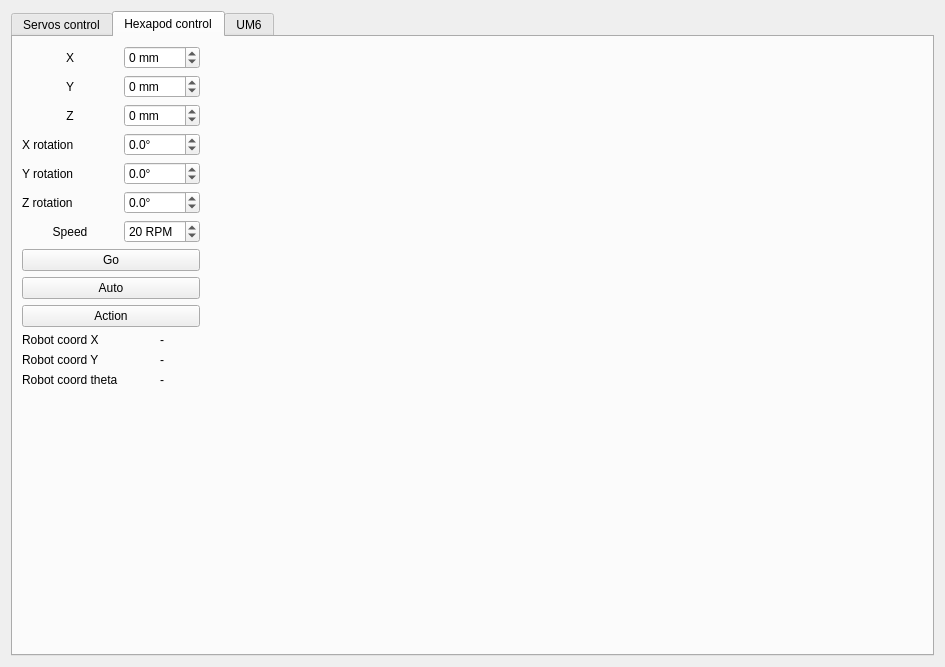
<?xml version="1.0" encoding="UTF-8"?>
<ui version="4.0">
 <class>AX12Playground</class>
 <widget class="QDialog" name="AX12Playground">
  <property name="geometry">
   <rect>
    <x>0</x>
    <y>0</y>
    <width>945</width>
    <height>667</height>
   </rect>
  </property>
  <property name="windowTitle">
   <string>AX-12 Playground</string>
  </property>
  <layout class="QVBoxLayout" name="verticalLayout_2">
   <item>
    <widget class="QTabWidget" name="tabWidget">
     <property name="currentIndex">
      <number>1</number>
     </property>
     <widget class="QWidget" name="tabServosControl">
      <attribute name="title">
       <string>Servos control</string>
      </attribute>
      <layout class="QGridLayout" name="gridLayout_5">
       <item row="0" column="2">
        <widget class="QSpinBox" name="sbSpeed">
         <property name="suffix">
          <string> RPM</string>
         </property>
         <property name="maximum">
          <number>59</number>
         </property>
         <property name="singleStep">
          <number>5</number>
         </property>
         <property name="value">
          <number>50</number>
         </property>
        </widget>
       </item>
       <item row="0" column="5">
        <widget class="QPushButton" name="btnSendAll">
         <property name="text">
          <string>Send all</string>
         </property>
         <property name="default">
          <bool>true</bool>
         </property>
        </widget>
       </item>
       <item row="0" column="3">
        <widget class="QLabel" name="lblMaxTorque">
         <property name="text">
          <string>Max Torque</string>
         </property>
        </widget>
       </item>
       <item row="0" column="1">
        <widget class="QLabel" name="lblSpeed">
         <property name="text">
          <string>Speed</string>
         </property>
         <property name="alignment">
          <set>Qt::AlignCenter</set>
         </property>
        </widget>
       </item>
       <item row="0" column="4">
        <widget class="QSpinBox" name="sbMaxTorque">
         <property name="suffix">
          <string> %</string>
         </property>
         <property name="maximum">
          <number>100</number>
         </property>
         <property name="singleStep">
          <number>5</number>
         </property>
         <property name="value">
          <number>100</number>
         </property>
        </widget>
       </item>
       <item row="3" column="0" colspan="6">
        <layout class="QGridLayout" name="gridLayout_3">
         <property name="horizontalSpacing">
          <number>-1</number>
         </property>
         <property name="verticalSpacing">
          <number>0</number>
         </property>
         <item row="1" column="0">
          <widget class="QLabel" name="lblServo1">
           <property name="font">
            <font>
             <weight>75</weight>
             <bold>true</bold>
             <underline>false</underline>
            </font>
           </property>
           <property name="text">
            <string>1</string>
           </property>
           <property name="alignment">
            <set>Qt::AlignCenter</set>
           </property>
          </widget>
         </item>
         <item row="1" column="3">
          <widget class="QSpinBox" name="sbPosition1">
           <property name="suffix">
            <string>°</string>
           </property>
           <property name="maximum">
            <number>300</number>
           </property>
           <property name="singleStep">
            <number>5</number>
           </property>
           <property name="value">
            <number>150</number>
           </property>
          </widget>
         </item>
         <item row="2" column="0">
          <widget class="QLabel" name="lblServo2">
           <property name="font">
            <font>
             <weight>75</weight>
             <bold>true</bold>
             <underline>false</underline>
            </font>
           </property>
           <property name="text">
            <string>2</string>
           </property>
           <property name="alignment">
            <set>Qt::AlignCenter</set>
           </property>
          </widget>
         </item>
         <item row="3" column="0">
          <widget class="QLabel" name="lblServo3">
           <property name="font">
            <font>
             <weight>75</weight>
             <bold>true</bold>
             <underline>false</underline>
            </font>
           </property>
           <property name="text">
            <string>3</string>
           </property>
           <property name="alignment">
            <set>Qt::AlignCenter</set>
           </property>
          </widget>
         </item>
         <item row="2" column="3">
          <widget class="QSpinBox" name="sbPosition2">
           <property name="suffix">
            <string>°</string>
           </property>
           <property name="maximum">
            <number>300</number>
           </property>
           <property name="singleStep">
            <number>5</number>
           </property>
           <property name="value">
            <number>150</number>
           </property>
          </widget>
         </item>
         <item row="3" column="3">
          <widget class="QSpinBox" name="sbPosition3">
           <property name="suffix">
            <string>°</string>
           </property>
           <property name="maximum">
            <number>300</number>
           </property>
           <property name="singleStep">
            <number>5</number>
           </property>
           <property name="value">
            <number>150</number>
           </property>
          </widget>
         </item>
         <item row="1" column="4">
          <widget class="QPushButton" name="btnSend1">
           <property name="text">
            <string>Go</string>
           </property>
          </widget>
         </item>
         <item row="2" column="4">
          <widget class="QPushButton" name="btnSend2">
           <property name="text">
            <string>Go</string>
           </property>
          </widget>
         </item>
         <item row="3" column="4">
          <widget class="QPushButton" name="btnSend3">
           <property name="text">
            <string>Go</string>
           </property>
          </widget>
         </item>
         <item row="0" column="3">
          <widget class="QLabel" name="lblGoalPosition">
           <property name="font">
            <font>
             <weight>75</weight>
             <bold>true</bold>
            </font>
           </property>
           <property name="text">
            <string>Goal Position</string>
           </property>
           <property name="alignment">
            <set>Qt::AlignCenter</set>
           </property>
          </widget>
         </item>
         <item row="0" column="1">
          <widget class="QLabel" name="lblCurrentPosition">
           <property name="font">
            <font>
             <weight>75</weight>
             <bold>true</bold>
            </font>
           </property>
           <property name="text">
            <string>Current Position</string>
           </property>
           <property name="alignment">
            <set>Qt::AlignCenter</set>
           </property>
          </widget>
         </item>
         <item row="0" column="2">
          <widget class="QLabel" name="lblCurrentLoad">
           <property name="font">
            <font>
             <weight>75</weight>
             <bold>true</bold>
            </font>
           </property>
           <property name="text">
            <string>Current Load</string>
           </property>
           <property name="alignment">
            <set>Qt::AlignCenter</set>
           </property>
          </widget>
         </item>
         <item row="4" column="0">
          <widget class="QLabel" name="label_3">
           <property name="font">
            <font>
             <weight>75</weight>
             <bold>true</bold>
             <underline>false</underline>
            </font>
           </property>
           <property name="text">
            <string>4</string>
           </property>
           <property name="alignment">
            <set>Qt::AlignCenter</set>
           </property>
          </widget>
         </item>
         <item row="5" column="0">
          <widget class="QLabel" name="label_4">
           <property name="font">
            <font>
             <weight>75</weight>
             <bold>true</bold>
             <underline>false</underline>
            </font>
           </property>
           <property name="text">
            <string>5</string>
           </property>
           <property name="alignment">
            <set>Qt::AlignCenter</set>
           </property>
          </widget>
         </item>
         <item row="6" column="0">
          <widget class="QLabel" name="label_5">
           <property name="font">
            <font>
             <weight>75</weight>
             <bold>true</bold>
             <underline>false</underline>
            </font>
           </property>
           <property name="text">
            <string>6</string>
           </property>
           <property name="alignment">
            <set>Qt::AlignCenter</set>
           </property>
          </widget>
         </item>
         <item row="7" column="0">
          <widget class="QLabel" name="label_6">
           <property name="font">
            <font>
             <weight>75</weight>
             <bold>true</bold>
             <underline>false</underline>
            </font>
           </property>
           <property name="text">
            <string>7</string>
           </property>
           <property name="alignment">
            <set>Qt::AlignCenter</set>
           </property>
          </widget>
         </item>
         <item row="8" column="0">
          <widget class="QLabel" name="label_7">
           <property name="font">
            <font>
             <weight>75</weight>
             <bold>true</bold>
             <underline>false</underline>
            </font>
           </property>
           <property name="text">
            <string>8</string>
           </property>
           <property name="alignment">
            <set>Qt::AlignCenter</set>
           </property>
          </widget>
         </item>
         <item row="9" column="0">
          <widget class="QLabel" name="label_8">
           <property name="font">
            <font>
             <weight>75</weight>
             <bold>true</bold>
             <underline>false</underline>
            </font>
           </property>
           <property name="text">
            <string>9</string>
           </property>
           <property name="alignment">
            <set>Qt::AlignCenter</set>
           </property>
          </widget>
         </item>
         <item row="10" column="0">
          <widget class="QLabel" name="label_9">
           <property name="font">
            <font>
             <weight>75</weight>
             <bold>true</bold>
             <underline>false</underline>
            </font>
           </property>
           <property name="text">
            <string>10</string>
           </property>
           <property name="alignment">
            <set>Qt::AlignCenter</set>
           </property>
          </widget>
         </item>
         <item row="11" column="0">
          <widget class="QLabel" name="lbl11">
           <property name="font">
            <font>
             <weight>75</weight>
             <bold>true</bold>
             <underline>false</underline>
            </font>
           </property>
           <property name="text">
            <string>11</string>
           </property>
           <property name="alignment">
            <set>Qt::AlignCenter</set>
           </property>
          </widget>
         </item>
         <item row="12" column="0">
          <widget class="QLabel" name="lbl12_2">
           <property name="font">
            <font>
             <weight>75</weight>
             <bold>true</bold>
             <underline>false</underline>
            </font>
           </property>
           <property name="text">
            <string>12</string>
           </property>
           <property name="alignment">
            <set>Qt::AlignCenter</set>
           </property>
          </widget>
         </item>
         <item row="13" column="0">
          <widget class="QLabel" name="lbl12">
           <property name="font">
            <font>
             <weight>75</weight>
             <bold>true</bold>
             <underline>false</underline>
            </font>
           </property>
           <property name="text">
            <string>13</string>
           </property>
           <property name="alignment">
            <set>Qt::AlignCenter</set>
           </property>
          </widget>
         </item>
         <item row="14" column="0">
          <widget class="QLabel" name="label_13">
           <property name="font">
            <font>
             <weight>75</weight>
             <bold>true</bold>
             <underline>false</underline>
            </font>
           </property>
           <property name="text">
            <string>14</string>
           </property>
           <property name="alignment">
            <set>Qt::AlignCenter</set>
           </property>
          </widget>
         </item>
         <item row="15" column="0">
          <widget class="QLabel" name="label_14">
           <property name="font">
            <font>
             <weight>75</weight>
             <bold>true</bold>
             <underline>false</underline>
            </font>
           </property>
           <property name="text">
            <string>15</string>
           </property>
           <property name="alignment">
            <set>Qt::AlignCenter</set>
           </property>
          </widget>
         </item>
         <item row="16" column="0">
          <widget class="QLabel" name="label_15">
           <property name="font">
            <font>
             <weight>75</weight>
             <bold>true</bold>
             <underline>false</underline>
            </font>
           </property>
           <property name="text">
            <string>16</string>
           </property>
           <property name="alignment">
            <set>Qt::AlignCenter</set>
           </property>
          </widget>
         </item>
         <item row="17" column="0">
          <widget class="QLabel" name="label_16">
           <property name="font">
            <font>
             <weight>75</weight>
             <bold>true</bold>
             <underline>false</underline>
            </font>
           </property>
           <property name="text">
            <string>17</string>
           </property>
           <property name="alignment">
            <set>Qt::AlignCenter</set>
           </property>
          </widget>
         </item>
         <item row="18" column="0">
          <widget class="QLabel" name="label_17">
           <property name="font">
            <font>
             <weight>75</weight>
             <bold>true</bold>
             <underline>false</underline>
            </font>
           </property>
           <property name="text">
            <string>18</string>
           </property>
           <property name="alignment">
            <set>Qt::AlignCenter</set>
           </property>
          </widget>
         </item>
         <item row="0" column="0">
          <widget class="QLabel" name="label_18">
           <property name="font">
            <font>
             <weight>75</weight>
             <bold>true</bold>
             <underline>false</underline>
            </font>
           </property>
           <property name="text">
            <string>Servo n°</string>
           </property>
           <property name="alignment">
            <set>Qt::AlignCenter</set>
           </property>
          </widget>
         </item>
         <item row="4" column="4">
          <widget class="QPushButton" name="btnSend4">
           <property name="text">
            <string>Go</string>
           </property>
          </widget>
         </item>
         <item row="4" column="3">
          <widget class="QSpinBox" name="sbPosition4">
           <property name="suffix">
            <string>°</string>
           </property>
           <property name="maximum">
            <number>300</number>
           </property>
           <property name="singleStep">
            <number>5</number>
           </property>
           <property name="value">
            <number>150</number>
           </property>
          </widget>
         </item>
         <item row="5" column="3">
          <widget class="QSpinBox" name="sbPosition5">
           <property name="suffix">
            <string>°</string>
           </property>
           <property name="maximum">
            <number>300</number>
           </property>
           <property name="singleStep">
            <number>5</number>
           </property>
           <property name="value">
            <number>150</number>
           </property>
          </widget>
         </item>
         <item row="6" column="3">
          <widget class="QSpinBox" name="sbPosition6">
           <property name="suffix">
            <string>°</string>
           </property>
           <property name="maximum">
            <number>300</number>
           </property>
           <property name="singleStep">
            <number>5</number>
           </property>
           <property name="value">
            <number>150</number>
           </property>
          </widget>
         </item>
         <item row="7" column="3">
          <widget class="QSpinBox" name="sbPosition7">
           <property name="suffix">
            <string>°</string>
           </property>
           <property name="maximum">
            <number>300</number>
           </property>
           <property name="singleStep">
            <number>5</number>
           </property>
           <property name="value">
            <number>150</number>
           </property>
          </widget>
         </item>
         <item row="8" column="3">
          <widget class="QSpinBox" name="sbPosition8">
           <property name="suffix">
            <string>°</string>
           </property>
           <property name="maximum">
            <number>300</number>
           </property>
           <property name="singleStep">
            <number>5</number>
           </property>
           <property name="value">
            <number>150</number>
           </property>
          </widget>
         </item>
         <item row="9" column="3">
          <widget class="QSpinBox" name="sbPosition9">
           <property name="suffix">
            <string>°</string>
           </property>
           <property name="maximum">
            <number>300</number>
           </property>
           <property name="singleStep">
            <number>5</number>
           </property>
           <property name="value">
            <number>150</number>
           </property>
          </widget>
         </item>
         <item row="10" column="3">
          <widget class="QSpinBox" name="sbPosition10">
           <property name="suffix">
            <string>°</string>
           </property>
           <property name="maximum">
            <number>300</number>
           </property>
           <property name="singleStep">
            <number>5</number>
           </property>
           <property name="value">
            <number>150</number>
           </property>
          </widget>
         </item>
         <item row="11" column="3">
          <widget class="QSpinBox" name="sbPosition11">
           <property name="suffix">
            <string>°</string>
           </property>
           <property name="maximum">
            <number>300</number>
           </property>
           <property name="singleStep">
            <number>5</number>
           </property>
           <property name="value">
            <number>150</number>
           </property>
          </widget>
         </item>
         <item row="12" column="3">
          <widget class="QSpinBox" name="sbPosition12">
           <property name="suffix">
            <string>°</string>
           </property>
           <property name="maximum">
            <number>300</number>
           </property>
           <property name="singleStep">
            <number>5</number>
           </property>
           <property name="value">
            <number>150</number>
           </property>
          </widget>
         </item>
         <item row="13" column="3">
          <widget class="QSpinBox" name="sbPosition13">
           <property name="suffix">
            <string>°</string>
           </property>
           <property name="maximum">
            <number>300</number>
           </property>
           <property name="singleStep">
            <number>5</number>
           </property>
           <property name="value">
            <number>150</number>
           </property>
          </widget>
         </item>
         <item row="14" column="3">
          <widget class="QSpinBox" name="sbPosition14">
           <property name="suffix">
            <string>°</string>
           </property>
           <property name="maximum">
            <number>300</number>
           </property>
           <property name="singleStep">
            <number>5</number>
           </property>
           <property name="value">
            <number>150</number>
           </property>
          </widget>
         </item>
         <item row="15" column="3">
          <widget class="QSpinBox" name="sbPosition15">
           <property name="suffix">
            <string>°</string>
           </property>
           <property name="maximum">
            <number>300</number>
           </property>
           <property name="singleStep">
            <number>5</number>
           </property>
           <property name="value">
            <number>150</number>
           </property>
          </widget>
         </item>
         <item row="16" column="3">
          <widget class="QSpinBox" name="sbPosition16">
           <property name="suffix">
            <string>°</string>
           </property>
           <property name="maximum">
            <number>300</number>
           </property>
           <property name="singleStep">
            <number>5</number>
           </property>
           <property name="value">
            <number>150</number>
           </property>
          </widget>
         </item>
         <item row="17" column="3">
          <widget class="QSpinBox" name="sbPosition17">
           <property name="suffix">
            <string>°</string>
           </property>
           <property name="maximum">
            <number>300</number>
           </property>
           <property name="singleStep">
            <number>5</number>
           </property>
           <property name="value">
            <number>150</number>
           </property>
          </widget>
         </item>
         <item row="18" column="3">
          <widget class="QSpinBox" name="sbPosition18">
           <property name="suffix">
            <string>°</string>
           </property>
           <property name="maximum">
            <number>300</number>
           </property>
           <property name="singleStep">
            <number>5</number>
           </property>
           <property name="value">
            <number>150</number>
           </property>
          </widget>
         </item>
         <item row="5" column="4">
          <widget class="QPushButton" name="btnSend5">
           <property name="text">
            <string>Go</string>
           </property>
          </widget>
         </item>
         <item row="6" column="4">
          <widget class="QPushButton" name="btnSend6">
           <property name="text">
            <string>Go</string>
           </property>
          </widget>
         </item>
         <item row="7" column="4">
          <widget class="QPushButton" name="btnSend7">
           <property name="text">
            <string>Go</string>
           </property>
          </widget>
         </item>
         <item row="8" column="4">
          <widget class="QPushButton" name="btnSend8">
           <property name="text">
            <string>Go</string>
           </property>
          </widget>
         </item>
         <item row="9" column="4">
          <widget class="QPushButton" name="btnSend9">
           <property name="text">
            <string>Go</string>
           </property>
          </widget>
         </item>
         <item row="10" column="4">
          <widget class="QPushButton" name="btnSend10">
           <property name="text">
            <string>Go</string>
           </property>
          </widget>
         </item>
         <item row="11" column="4">
          <widget class="QPushButton" name="btnSend11">
           <property name="text">
            <string>Go</string>
           </property>
          </widget>
         </item>
         <item row="12" column="4">
          <widget class="QPushButton" name="btnSend12">
           <property name="text">
            <string>Go</string>
           </property>
          </widget>
         </item>
         <item row="13" column="4">
          <widget class="QPushButton" name="btnSend13">
           <property name="text">
            <string>Go</string>
           </property>
          </widget>
         </item>
         <item row="14" column="4">
          <widget class="QPushButton" name="btnSend14">
           <property name="text">
            <string>Go</string>
           </property>
          </widget>
         </item>
         <item row="15" column="4">
          <widget class="QPushButton" name="btnSend15">
           <property name="text">
            <string>Go</string>
           </property>
          </widget>
         </item>
         <item row="16" column="4">
          <widget class="QPushButton" name="btnSend16">
           <property name="text">
            <string>Go</string>
           </property>
          </widget>
         </item>
         <item row="17" column="4">
          <widget class="QPushButton" name="btnSend17">
           <property name="text">
            <string>Go</string>
           </property>
          </widget>
         </item>
         <item row="18" column="4">
          <widget class="QPushButton" name="btnSend18">
           <property name="text">
            <string>Go</string>
           </property>
          </widget>
         </item>
         <item row="1" column="1">
          <widget class="QLabel" name="lblPosition1">
           <property name="text">
            <string>-°</string>
           </property>
           <property name="alignment">
            <set>Qt::AlignCenter</set>
           </property>
          </widget>
         </item>
         <item row="1" column="2">
          <widget class="QLabel" name="lblLoad1">
           <property name="text">
            <string>- %</string>
           </property>
           <property name="alignment">
            <set>Qt::AlignCenter</set>
           </property>
          </widget>
         </item>
         <item row="2" column="1">
          <widget class="QLabel" name="lblPosition2">
           <property name="text">
            <string>-°</string>
           </property>
           <property name="alignment">
            <set>Qt::AlignCenter</set>
           </property>
          </widget>
         </item>
         <item row="3" column="1">
          <widget class="QLabel" name="lblPosition3">
           <property name="text">
            <string>-°</string>
           </property>
           <property name="alignment">
            <set>Qt::AlignCenter</set>
           </property>
          </widget>
         </item>
         <item row="4" column="1">
          <widget class="QLabel" name="lblPosition4">
           <property name="text">
            <string>-°</string>
           </property>
           <property name="alignment">
            <set>Qt::AlignCenter</set>
           </property>
          </widget>
         </item>
         <item row="5" column="1">
          <widget class="QLabel" name="lblPosition5">
           <property name="text">
            <string>-°</string>
           </property>
           <property name="alignment">
            <set>Qt::AlignCenter</set>
           </property>
          </widget>
         </item>
         <item row="6" column="1">
          <widget class="QLabel" name="lblPosition6">
           <property name="text">
            <string>-°</string>
           </property>
           <property name="alignment">
            <set>Qt::AlignCenter</set>
           </property>
          </widget>
         </item>
         <item row="7" column="1">
          <widget class="QLabel" name="lblPosition7">
           <property name="text">
            <string>-°</string>
           </property>
           <property name="alignment">
            <set>Qt::AlignCenter</set>
           </property>
          </widget>
         </item>
         <item row="8" column="1">
          <widget class="QLabel" name="lblPosition8">
           <property name="text">
            <string>-°</string>
           </property>
           <property name="alignment">
            <set>Qt::AlignCenter</set>
           </property>
          </widget>
         </item>
         <item row="9" column="1">
          <widget class="QLabel" name="lblPosition9">
           <property name="text">
            <string>-°</string>
           </property>
           <property name="alignment">
            <set>Qt::AlignCenter</set>
           </property>
          </widget>
         </item>
         <item row="10" column="1">
          <widget class="QLabel" name="lblPosition10">
           <property name="text">
            <string>-°</string>
           </property>
           <property name="alignment">
            <set>Qt::AlignCenter</set>
           </property>
          </widget>
         </item>
         <item row="11" column="1">
          <widget class="QLabel" name="lblPosition11">
           <property name="text">
            <string>-°</string>
           </property>
           <property name="alignment">
            <set>Qt::AlignCenter</set>
           </property>
          </widget>
         </item>
         <item row="13" column="1">
          <widget class="QLabel" name="lblPosition13">
           <property name="text">
            <string>-°</string>
           </property>
           <property name="alignment">
            <set>Qt::AlignCenter</set>
           </property>
          </widget>
         </item>
         <item row="14" column="1">
          <widget class="QLabel" name="lblPosition14">
           <property name="text">
            <string>-°</string>
           </property>
           <property name="alignment">
            <set>Qt::AlignCenter</set>
           </property>
          </widget>
         </item>
         <item row="15" column="1">
          <widget class="QLabel" name="lblPosition15">
           <property name="text">
            <string>-°</string>
           </property>
           <property name="alignment">
            <set>Qt::AlignCenter</set>
           </property>
          </widget>
         </item>
         <item row="16" column="1">
          <widget class="QLabel" name="lblPosition16">
           <property name="text">
            <string>-°</string>
           </property>
           <property name="alignment">
            <set>Qt::AlignCenter</set>
           </property>
          </widget>
         </item>
         <item row="17" column="1">
          <widget class="QLabel" name="lblPosition17">
           <property name="text">
            <string>-°</string>
           </property>
           <property name="alignment">
            <set>Qt::AlignCenter</set>
           </property>
          </widget>
         </item>
         <item row="18" column="1">
          <widget class="QLabel" name="lblPosition18">
           <property name="text">
            <string>-°</string>
           </property>
           <property name="alignment">
            <set>Qt::AlignCenter</set>
           </property>
          </widget>
         </item>
         <item row="12" column="1">
          <widget class="QLabel" name="lblPosition12">
           <property name="text">
            <string>-°</string>
           </property>
           <property name="alignment">
            <set>Qt::AlignCenter</set>
           </property>
          </widget>
         </item>
         <item row="2" column="2">
          <widget class="QLabel" name="lblLoad2">
           <property name="text">
            <string>- %</string>
           </property>
           <property name="alignment">
            <set>Qt::AlignCenter</set>
           </property>
          </widget>
         </item>
         <item row="3" column="2">
          <widget class="QLabel" name="lblLoad3">
           <property name="text">
            <string>- %</string>
           </property>
           <property name="alignment">
            <set>Qt::AlignCenter</set>
           </property>
          </widget>
         </item>
         <item row="4" column="2">
          <widget class="QLabel" name="lblLoad4">
           <property name="text">
            <string>- %</string>
           </property>
           <property name="alignment">
            <set>Qt::AlignCenter</set>
           </property>
          </widget>
         </item>
         <item row="5" column="2">
          <widget class="QLabel" name="lblLoad5">
           <property name="text">
            <string>- %</string>
           </property>
           <property name="alignment">
            <set>Qt::AlignCenter</set>
           </property>
          </widget>
         </item>
         <item row="6" column="2">
          <widget class="QLabel" name="lblLoad6">
           <property name="text">
            <string>- %</string>
           </property>
           <property name="alignment">
            <set>Qt::AlignCenter</set>
           </property>
          </widget>
         </item>
         <item row="7" column="2">
          <widget class="QLabel" name="lblLoad7">
           <property name="text">
            <string>- %</string>
           </property>
           <property name="alignment">
            <set>Qt::AlignCenter</set>
           </property>
          </widget>
         </item>
         <item row="8" column="2">
          <widget class="QLabel" name="lblLoad8">
           <property name="text">
            <string>- %</string>
           </property>
           <property name="alignment">
            <set>Qt::AlignCenter</set>
           </property>
          </widget>
         </item>
         <item row="9" column="2">
          <widget class="QLabel" name="lblLoad9">
           <property name="text">
            <string>- %</string>
           </property>
           <property name="alignment">
            <set>Qt::AlignCenter</set>
           </property>
          </widget>
         </item>
         <item row="10" column="2">
          <widget class="QLabel" name="lblLoad10">
           <property name="text">
            <string>- %</string>
           </property>
           <property name="alignment">
            <set>Qt::AlignCenter</set>
           </property>
          </widget>
         </item>
         <item row="11" column="2">
          <widget class="QLabel" name="lblLoad11">
           <property name="text">
            <string>- %</string>
           </property>
           <property name="alignment">
            <set>Qt::AlignCenter</set>
           </property>
          </widget>
         </item>
         <item row="12" column="2">
          <widget class="QLabel" name="lblLoad12">
           <property name="text">
            <string>- %</string>
           </property>
           <property name="alignment">
            <set>Qt::AlignCenter</set>
           </property>
          </widget>
         </item>
         <item row="13" column="2">
          <widget class="QLabel" name="lblLoad13">
           <property name="text">
            <string>- %</string>
           </property>
           <property name="alignment">
            <set>Qt::AlignCenter</set>
           </property>
          </widget>
         </item>
         <item row="14" column="2">
          <widget class="QLabel" name="lblLoad14">
           <property name="text">
            <string>- %</string>
           </property>
           <property name="alignment">
            <set>Qt::AlignCenter</set>
           </property>
          </widget>
         </item>
         <item row="15" column="2">
          <widget class="QLabel" name="lblLoad15">
           <property name="text">
            <string>- %</string>
           </property>
           <property name="alignment">
            <set>Qt::AlignCenter</set>
           </property>
          </widget>
         </item>
         <item row="16" column="2">
          <widget class="QLabel" name="lblLoad16">
           <property name="text">
            <string>- %</string>
           </property>
           <property name="alignment">
            <set>Qt::AlignCenter</set>
           </property>
          </widget>
         </item>
         <item row="17" column="2">
          <widget class="QLabel" name="lblLoad17">
           <property name="text">
            <string>- %</string>
           </property>
           <property name="alignment">
            <set>Qt::AlignCenter</set>
           </property>
          </widget>
         </item>
         <item row="18" column="2">
          <widget class="QLabel" name="lblLoad18">
           <property name="text">
            <string>- %</string>
           </property>
           <property name="alignment">
            <set>Qt::AlignCenter</set>
           </property>
          </widget>
         </item>
        </layout>
       </item>
      </layout>
     </widget>
     <widget class="QWidget" name="tab3AxisArm">
      <attribute name="title">
       <string>Hexapod control</string>
      </attribute>
      <layout class="QGridLayout" name="gridLayout_2">
       <item row="6" column="0">
        <widget class="QLabel" name="lblMoveSpeed">
         <property name="text">
          <string>Speed</string>
         </property>
         <property name="alignment">
          <set>Qt::AlignCenter</set>
         </property>
        </widget>
       </item>
       <item row="2" column="1">
        <widget class="QDoubleSpinBox" name="sbMoveCoordZ">
         <property name="suffix">
          <string> mm</string>
         </property>
         <property name="decimals">
          <number>0</number>
         </property>
         <property name="minimum">
          <double>-100.000000000000000</double>
         </property>
         <property name="maximum">
          <double>100.000000000000000</double>
         </property>
         <property name="value">
          <double>0.000000000000000</double>
         </property>
        </widget>
       </item>
       <item row="2" column="0">
        <widget class="QLabel" name="lblMoveCoordZ">
         <property name="text">
          <string>Z</string>
         </property>
         <property name="alignment">
          <set>Qt::AlignCenter</set>
         </property>
        </widget>
       </item>
       <item row="6" column="1">
        <widget class="QDoubleSpinBox" name="sbMoveCoordSpeed">
         <property name="suffix">
          <string> RPM</string>
         </property>
         <property name="decimals">
          <number>0</number>
         </property>
         <property name="maximum">
          <double>114.000000000000000</double>
         </property>
         <property name="singleStep">
          <double>5.000000000000000</double>
         </property>
         <property name="value">
          <double>20.000000000000000</double>
         </property>
        </widget>
       </item>
       <item row="1" column="1">
        <widget class="QDoubleSpinBox" name="sbMoveCoordY">
         <property name="suffix">
          <string> mm</string>
         </property>
         <property name="decimals">
          <number>0</number>
         </property>
         <property name="minimum">
          <double>-100.000000000000000</double>
         </property>
         <property name="maximum">
          <double>100.000000000000000</double>
         </property>
        </widget>
       </item>
       <item row="0" column="1">
        <widget class="QDoubleSpinBox" name="sbMoveCoordX">
         <property name="suffix">
          <string> mm</string>
         </property>
         <property name="decimals">
          <number>0</number>
         </property>
         <property name="minimum">
          <double>-100.000000000000000</double>
         </property>
         <property name="maximum">
          <double>100.000000000000000</double>
         </property>
        </widget>
       </item>
       <item row="1" column="0">
        <widget class="QLabel" name="lblMoveCoordY">
         <property name="text">
          <string>Y</string>
         </property>
         <property name="alignment">
          <set>Qt::AlignCenter</set>
         </property>
        </widget>
       </item>
       <item row="0" column="0">
        <widget class="QLabel" name="lblMoveCoordX">
         <property name="text">
          <string>X</string>
         </property>
         <property name="alignment">
          <set>Qt::AlignCenter</set>
         </property>
        </widget>
       </item>
       <item row="3" column="0">
        <widget class="QLabel" name="label">
         <property name="text">
          <string>X rotation</string>
         </property>
        </widget>
       </item>
       <item row="4" column="0">
        <widget class="QLabel" name="label_2">
         <property name="text">
          <string>Y rotation</string>
         </property>
        </widget>
       </item>
       <item row="5" column="0">
        <widget class="QLabel" name="label_11">
         <property name="text">
          <string>Z rotation</string>
         </property>
        </widget>
       </item>
       <item row="3" column="1">
        <widget class="QDoubleSpinBox" name="sbMoveRotX">
         <property name="suffix">
          <string>°</string>
         </property>
         <property name="decimals">
          <number>1</number>
         </property>
         <property name="minimum">
          <double>-90.000000000000000</double>
         </property>
         <property name="maximum">
          <double>90.000000000000000</double>
         </property>
        </widget>
       </item>
       <item row="4" column="1">
        <widget class="QDoubleSpinBox" name="sbMoveRotY">
         <property name="suffix">
          <string>°</string>
         </property>
         <property name="decimals">
          <number>1</number>
         </property>
         <property name="minimum">
          <double>-90.000000000000000</double>
         </property>
         <property name="maximum">
          <double>90.000000000000000</double>
         </property>
        </widget>
       </item>
       <item row="5" column="1">
        <widget class="QDoubleSpinBox" name="sbMoveRotZ">
         <property name="suffix">
          <string>°</string>
         </property>
         <property name="decimals">
          <number>1</number>
         </property>
         <property name="minimum">
          <double>-90.000000000000000</double>
         </property>
         <property name="maximum">
          <double>90.000000000000000</double>
         </property>
        </widget>
       </item>
       <item row="7" column="0" colspan="2">
        <widget class="QPushButton" name="btnGoCoord">
         <property name="text">
          <string>Go</string>
         </property>
         <property name="default">
          <bool>false</bool>
         </property>
        </widget>
       </item>
       <item row="8" column="0" colspan="2">
        <widget class="QPushButton" name="btnAuto">
         <property name="text">
          <string>Auto</string>
         </property>
         <property name="checkable">
          <bool>true</bool>
         </property>
        </widget>
       </item>
       <item row="11" column="0">
        <widget class="QLabel" name="label_26">
         <property name="text">
          <string>Robot coord Y</string>
         </property>
        </widget>
       </item>
       <item row="10" column="0">
        <widget class="QLabel" name="label_27">
         <property name="text">
          <string>Robot coord X</string>
         </property>
        </widget>
       </item>
       <item row="10" column="1">
        <widget class="QLabel" name="lblCoordX">
         <property name="text">
          <string>-</string>
         </property>
         <property name="alignment">
          <set>Qt::AlignCenter</set>
         </property>
        </widget>
       </item>
       <item row="11" column="1">
        <widget class="QLabel" name="lblCoordY">
         <property name="text">
          <string>-</string>
         </property>
         <property name="alignment">
          <set>Qt::AlignCenter</set>
         </property>
        </widget>
       </item>
       <item row="9" column="0" colspan="2">
        <widget class="QPushButton" name="btnAction">
         <property name="text">
          <string>Action</string>
         </property>
        </widget>
       </item>
       <item row="13" column="0">
        <widget class="QLabel" name="label_28">
         <property name="text">
          <string>Robot coord theta</string>
         </property>
        </widget>
       </item>
       <item row="13" column="1">
        <widget class="QLabel" name="lblCoordTheta">
         <property name="text">
          <string>-</string>
         </property>
         <property name="alignment">
          <set>Qt::AlignCenter</set>
         </property>
        </widget>
       </item>
       <item row="3" column="2">
        <spacer name="horizontalSpacer">
         <property name="orientation">
          <enum>Qt::Horizontal</enum>
         </property>
         <property name="sizeHint" stdset="0">
          <size>
           <width>40</width>
           <height>20</height>
          </size>
         </property>
        </spacer>
       </item>
       <item row="14" column="0">
        <spacer name="verticalSpacer">
         <property name="orientation">
          <enum>Qt::Vertical</enum>
         </property>
         <property name="sizeHint" stdset="0">
          <size>
           <width>20</width>
           <height>40</height>
          </size>
         </property>
        </spacer>
       </item>
      </layout>
     </widget>
     <widget class="QWidget" name="tab">
      <attribute name="title">
       <string>UM6</string>
      </attribute>
      <widget class="QWidget" name="gridLayoutWidget">
       <property name="geometry">
        <rect>
         <x>240</x>
         <y>60</y>
         <width>501</width>
         <height>151</height>
        </rect>
       </property>
       <layout class="QGridLayout" name="gridLayout">
        <property name="sizeConstraint">
         <enum>QLayout::SetDefaultConstraint</enum>
        </property>
        <property name="horizontalSpacing">
         <number>0</number>
        </property>
        <item row="1" column="1">
         <widget class="QLabel" name="lblUM6Theta">
          <property name="text">
           <string>0</string>
          </property>
         </widget>
        </item>
        <item row="1" column="0">
         <widget class="QLabel" name="label_12">
          <property name="text">
           <string>Theta</string>
          </property>
         </widget>
        </item>
        <item row="0" column="0">
         <widget class="QLabel" name="label_10">
          <property name="text">
           <string>Phi</string>
          </property>
         </widget>
        </item>
        <item row="0" column="1">
         <widget class="QLabel" name="lblUM6Phi">
          <property name="text">
           <string>0</string>
          </property>
         </widget>
        </item>
        <item row="2" column="0">
         <widget class="QLabel" name="label_19">
          <property name="text">
           <string>Psi</string>
          </property>
         </widget>
        </item>
        <item row="2" column="1">
         <widget class="QLabel" name="lblUM6Psi">
          <property name="text">
           <string>0</string>
          </property>
         </widget>
        </item>
        <item row="3" column="1">
         <widget class="QLabel" name="lblGyrosCalibrated">
          <property name="text">
           <string>-</string>
          </property>
         </widget>
        </item>
        <item row="3" column="0">
         <widget class="QLabel" name="label_20">
          <property name="text">
           <string>Gyros calibrated?</string>
          </property>
         </widget>
        </item>
       </layout>
      </widget>
      <widget class="QPushButton" name="btnCalibrateGyros">
       <property name="geometry">
        <rect>
         <x>360</x>
         <y>300</y>
         <width>231</width>
         <height>32</height>
        </rect>
       </property>
       <property name="text">
        <string>Calibrate Gyros</string>
       </property>
      </widget>
     </widget>
    </widget>
   </item>
  </layout>
 </widget>
 <resources/>
 <connections/>
</ui>
